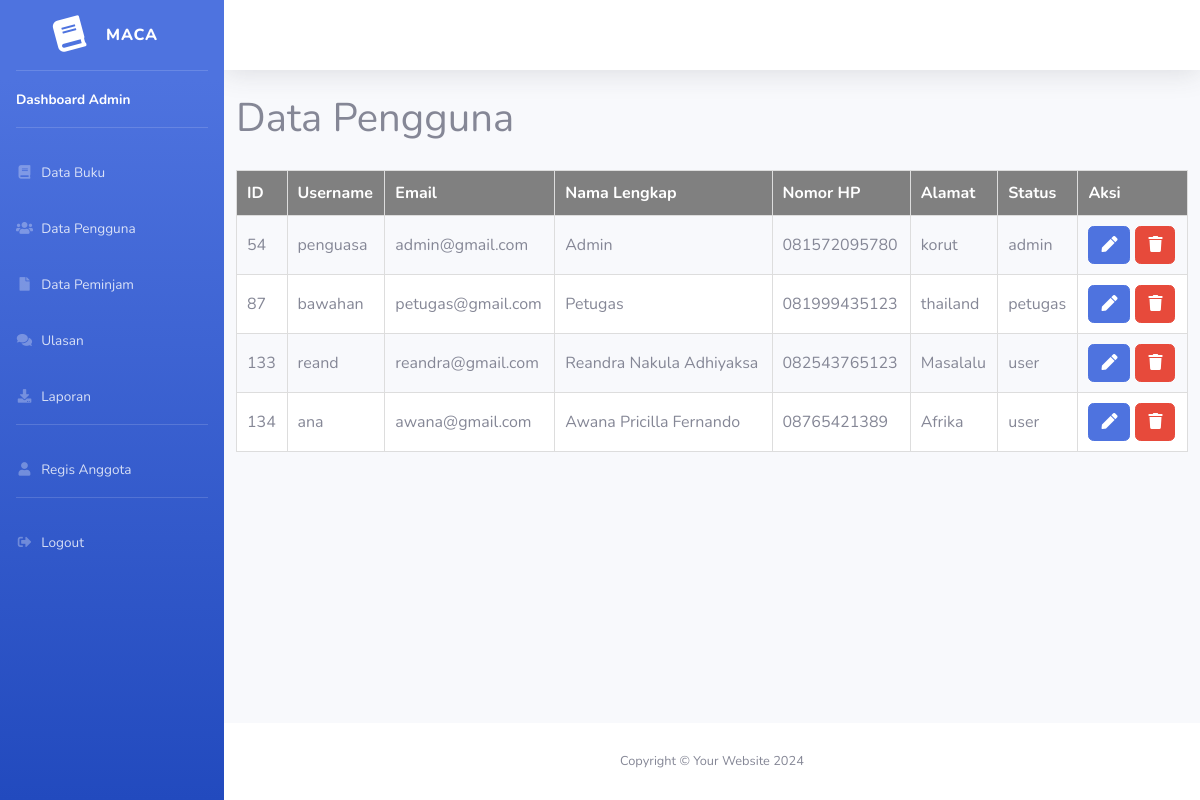
Before: /admin/data_user.php with the older database file.
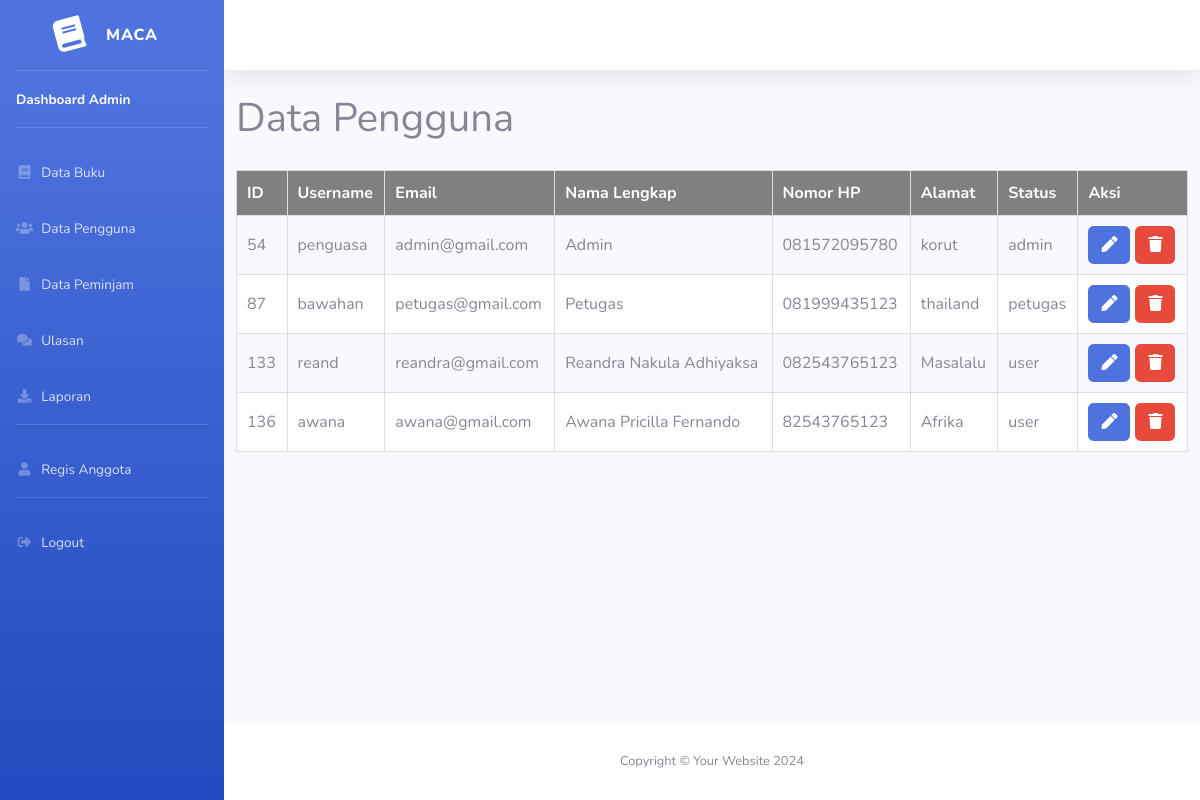
After: the same page with the newer database file.
### tables this page shows
CREATE TABLE `user` (
  `user_id` int(11) NOT NULL,
  `perpus_id` int(11) NOT NULL,
  `username` varchar(50) NOT NULL,
  `password` varchar(255) NOT NULL,
  `email` varchar(50) NOT NULL,
  `nama_lengkap` varchar(50) NOT NULL,
  `no_hp` varchar(50) NOT NULL,
  `alamat` varchar(100) NOT NULL,
  `role` varchar(50) NOT NULL,
  `created_at` timestamp NOT NULL DEFAULT current_timestamp() ON UPDATE current_timestamp()
);

### admin/data_user.php (the view, shortened to what the changed rows need)
<?php
    include "koneksi.php";
?>
<!DOCTYPE html>
<html lang="en">
<head>
    <link href="assets/vendor/fontawesome-free/css/all.min.css" rel="stylesheet" type="text/css">
    <link href="assets/css/sb-admin-2.min.css" rel="stylesheet">
</head>
<body id="page-top">
    <div id="wrapper">
        <div id="content-wrapper" class="d-flex flex-column">
            <div id="content">
                <div class="container-fluid">
                    <div class="row">
                        <h1>Data Pengguna</h1>
                        <table>
                            <thead>
                                <tr>
                                    <th>ID</th>
                                    <th>Username</th>
                                    <th>Email</th>
                                    <th>Nama Lengkap</th>
                                    <th>Nomor HP</th>
                                    <th>Alamat</th>
                                    <th>Status</th>
                                    <th>Aksi</th>
                                </tr>
                            </thead>
                            <tbody>
                                <?php
            $sql = "SELECT * FROM user";
            $result = mysqli_query($koneksi, $sql);
            if (mysqli_num_rows($result) > 0) {
                while ($row = mysqli_fetch_assoc($result)) {
                    echo "<tr>";
                    echo "<td>" . $row['user_id'] . "</td>";
                    echo "<td>" . $row['username'] . "</td>";
                    echo "<td>" . $row['email'] . "</td>";
                    echo "<td>" . $row['nama_lengkap'] . "</td>";
                    echo "<td>" . $row['no_hp'] . "</td>";
                    echo "<td>" . $row['alamat'] . "</td>";
                    echo "<td>" . $row['role'] . "</td>";
                    echo "<td>";
                    echo "<a href='edit_user.php?id=" . $row['user_id'] . "' class='btn btn-primary'><i class='fas fa-pen to-square'></i></a>";
                    echo "<button class='btn btn-danger' style='margin-left: 5px;' onclick='deleteUser(" . $row['user_id'] . ")'><i class='fas fa-trash'></i></button>";
                    echo "</td>";
                    echo "</tr>";
                }
            } else {
                echo "<tr><td colspan='7'>Tidak ada data pengguna</td></tr>";
            }
            ?>
                            </tbody>
                        </table>
                    </div>
                </div>
            </div>
        </div>
    </div>
</body>
</html>

Changed rows visible on the page:
removed user: user_id "134", username "ana", email "awana@gmail.com", nama_lengkap "Awana Pricilla Fernando", no_hp "08765421389", alamat "Afrika", role "user"
added user: user_id "136", username "awana", email "awana@gmail.com", nama_lengkap "Awana Pricilla Fernando", no_hp "82543765123", alamat "Afrika", role "user"
